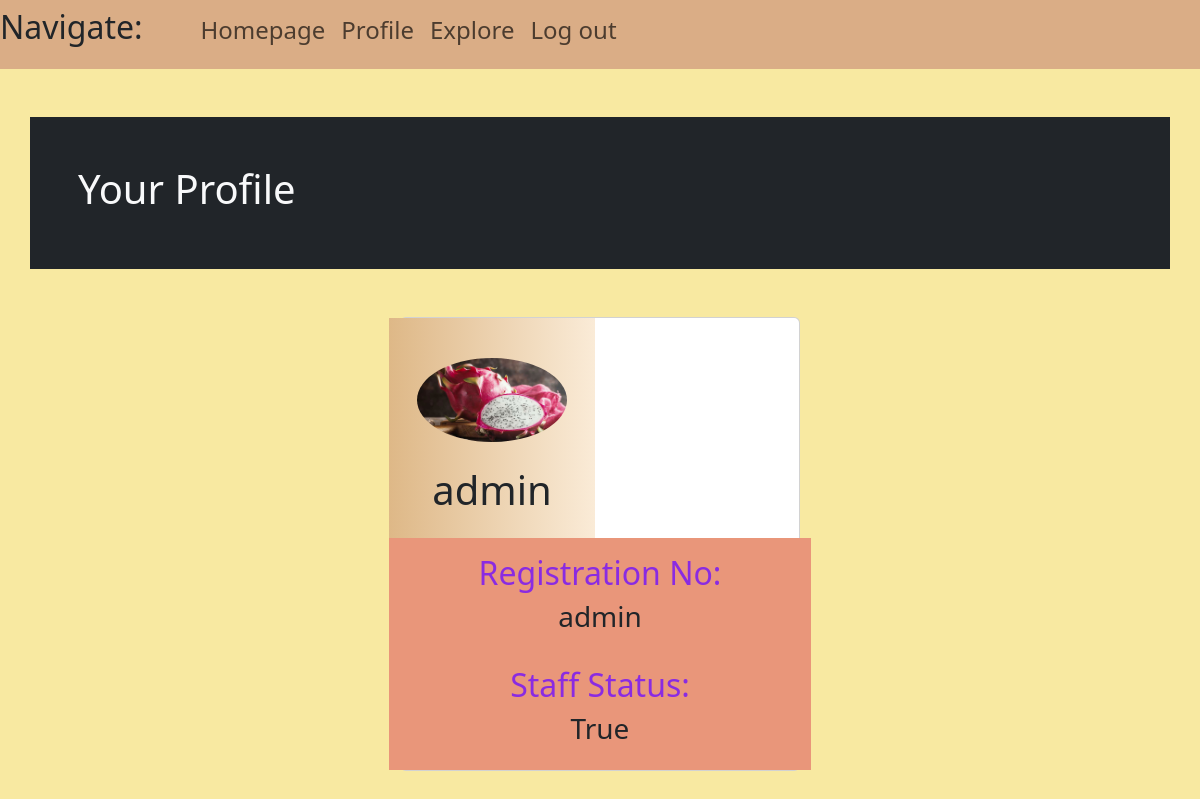
Screenshot of /user/admin with the database file from the repository.
### users/models.py (models this page shows)
class CustomUser(AbstractBaseUser,PermissionsMixin):
    reg_no = models.CharField(max_length=20,primary_key=True,unique=True)
    first_name = models.CharField(max_length=150)
    is_active = models.BooleanField(default=True)
    is_staff = models.BooleanField(default=False)
    USERNAME_FIELD = 'reg_no'
    REQUIRED_FIELDS=['first_name']
    objects = CustomUserManager()
    pic = models.ImageField(upload_to='profiles', default='/Dragonfruit.jpg')

### pages/views.py (the view)
# urls.py: path('user/<slug:reg_no>',views.user,name='user'),
def user(request,reg_no):
    if request.method=='POST':
        try:
            user = CustomUser.objects.get(reg_no = request.user)
        except:
            print("not being able to get user")
        try:
            newPass = request.POST.get('newPass')
            newName = request.POST.get('name')
        except:
            print("not being able to get information from form")
        try:
            print(newName, newPass)
            user.set_password(newPass)
            user.first_name = newName
            user.save()
            print("success")
            return redirect(user)
        except:
            print("not being able to save")
        return HttpResponse('success')
    else:
        user = CustomUser.objects.get(reg_no=reg_no)
        currentuser=request.user
        context = {'reg_no':reg_no,'user':user,'currentuser':currentuser}
        return render(request,'user.html',context)

### templates/user.html (shortened to what this page needs)
<html>
    <head>
        <link href="https://cdn.jsdelivr.net/npm/bootstrap@5.3.0-alpha1/dist/css/bootstrap.min.css" rel="stylesheet">
    </head>
    <body>
        <nav class = 'navbar navbar-expand-lg'>
            <ul class = 'navbar-nav mr-auto'>
                <h2>Navigate: </h4> &nbsp &nbsp&nbsp &nbsp&nbsp &nbsp&nbsp &nbsp
                <h4><li><a class = 'nav-link' href = "{% url 'pages:home' %}">Homepage</a></h4>
                    <h4><li><a class = 'nav-link' href = "{% url 'pages:user' request.user %}">Profile</a></h4>
                        <h4><li><a class = 'nav-link' href = "{% url 'pages:explore' %}">Explore</a></h4>
                <h4><li><a class = 'nav-link' href="{% url 'users:logout' %}">Log out</a></li></h4>
            </ul>
        </nav>
        <div class = 'container p-5 my-5 bg-dark text-light'>
            <h1>Your Profile</h1>
        </div>
        <div class = 'row'>
            <center>
            <div class = 'col-lg-4'>
                <div class = 'card mb-4'>
                    <div class = 'row'>
                        <div class = 'col-md-4'>
                            <div class = 'card-body text-center'>
                                <img src = "{{ user.pic.url }}" alt = 'avatar' class = 'rounded-circle img-fluid my-4' style = "width:150px">
                                <h1>{{user.first_name}}<br></h1>
                            </div>
                        </div>
                        <div class = 'col'>
                            <div class = 'card-body text-center'>
                                <h2 class = 'specialH2'>Registration No:</h2> <h3>{{user.reg_no}}</h3><br>
                                <h2 class = 'specialH2'>Staff Status: </h2>
                                <h3>{{user.is_staff}}</h3>
                            </div>
                        </div>
                    </div>
                </div>
            </div>
        </center>
        </div>
    </body>
</html>

### templates/user.html (style rules this page uses)
body { background-color: lightblue; }
.col-md-4 { background-image: linear-gradient(to right, burlywood, antiquewhite); width:fit-content }
.specialH2 { color: blueviolet; }
.col { background-color:darksalmon; }
body { background-color: #f8e9a1 }
nav { background-color: #daad86 }

### rows the page displays
CustomUser: pic (picture), first_name "admin", reg_no "admin", is_staff "True"
